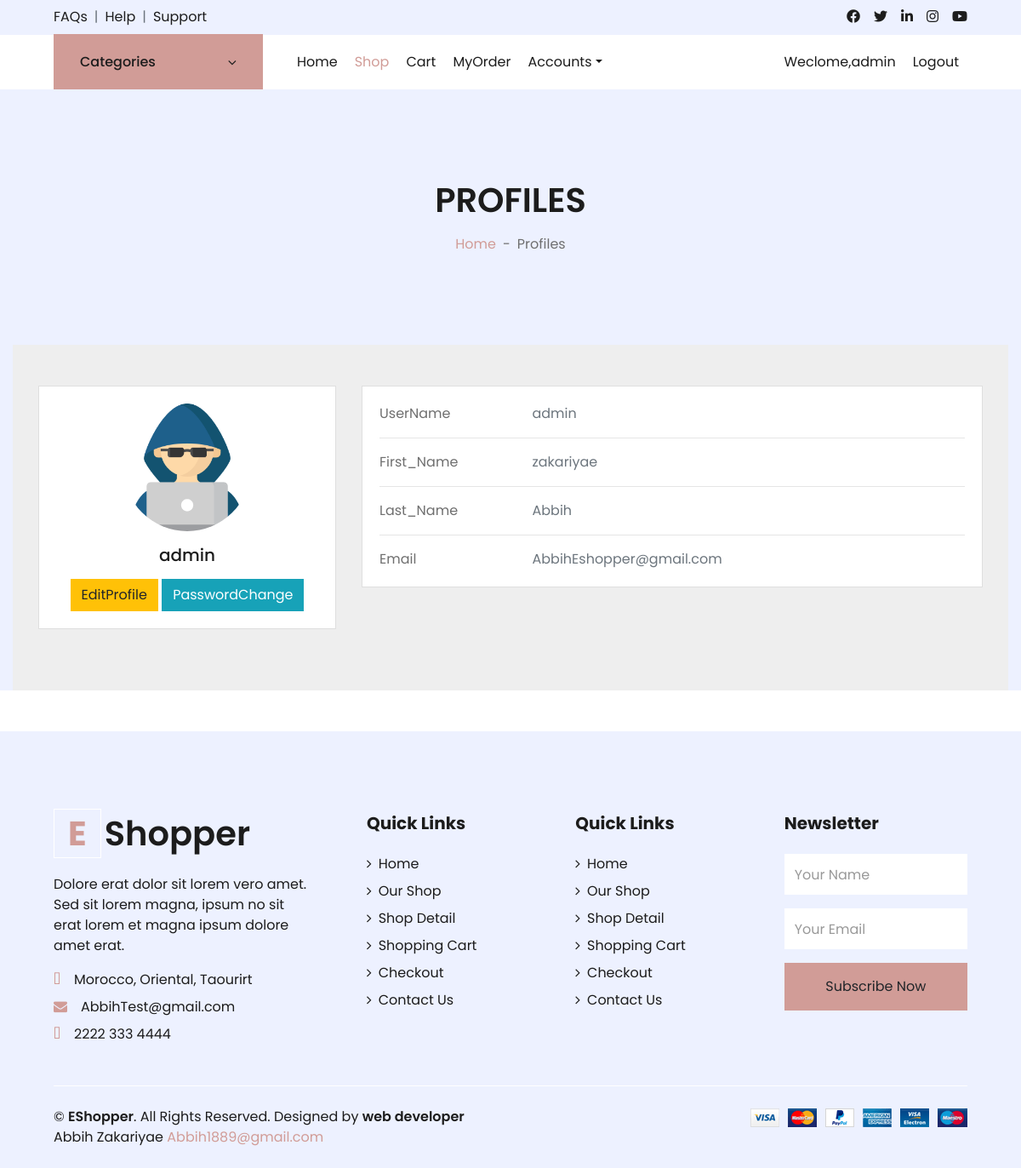
/Path_Profile/ (signed in), run on the app's committed database.
### Accounts/models.py (models this page shows, shortened)
class Profiles(models.Model):
    customer=models.OneToOneField(User,on_delete=models.CASCADE)
    photo=models.ImageField(upload_to='PhotoProfile')

### Accounts/views.py (the view)
    @login_required
    def PageProfile(request):
        pro=get_object_or_404(Profiles,customer=request.user)
        return render(request, template_name="Profile/profiles.html",context={"pro":pro})

### Product/models.py (called while the page is built)
    def __str__(self) -> str:
        return self.Name

### Product/product_context_processor.py (called while the page is built)
def get_categorys(request):
    category=Categorys.objects.all()
    return {"category":category}

### templates/Profile/profiles.html (shortened to what this page needs)
{%extends 'index.html'%}
{%block content%}
<div class="container-fluid bg-secondary mb-5">
    <div class="d-flex flex-column align-items-center justify-content-center" style="min-height: 300px">
        <h1 class="font-weight-semi-bold text-uppercase mb-3">Profiles</h1>
        <div class="d-inline-flex">
            <p class="m-0"><a href="">Home</a></p>
            <p class="m-0 px-2">-</p>
            <p class="m-0">Profiles</p>
        </div>
    </div>
    <section style="background-color: #eee;">
        <div class="container py-5">
          <div class="row">
            <div class="col-lg-4">
              <div class="card mb-4">
                <div class="card-body text-center">
                  <img src="{{pro.photo.url}}" alt="avatar"
                    class="rounded-circle img-fluid" style="width: 150px;">
                  <h5 class="my-3">{{pro.customer.username}}</h5>
                 <a  href="{% url 'Path_Edit_Profile'%}" class="btn btn-warning ;">EditProfile</a>
                 <a  href="{% url 'Path_Change_Passowrd'%}" class="btn btn-info ;">PasswordChange</a>
                </div>
              </div>
            </div>
            <div class="col-lg-8">
              <div class="card mb-4">
                <div class="card-body">
                  <div class="row">
                    <div class="col-sm-3">
                      <p class="mb-0">UserName</p>
                    </div>
                    <div class="col-sm-9">
                      <p class="text-muted mb-0">{{pro.customer.username}}</p>
                    </div>
                  </div>
                  <hr>
                  <div class="row">
                    <div class="col-sm-3">
                      <p class="mb-0">First_Name</p>
                    </div>
                    <div class="col-sm-9">
                      <p class="text-muted mb-0">{{pro.customer.first_name}}</p>
                    </div>
                  </div>
                  <hr>
                  <div class="row">
                    <div class="col-sm-3">
                      <p class="mb-0">Last_Name</p>
                    </div>
                    <div class="col-sm-9">
                      <p class="text-muted mb-0">{{pro.customer.last_name}}</p>
                    </div>
                  </div>
                  <hr>
                  <div class="row">
                    <div class="col-sm-3">
                      <p class="mb-0">Email</p>
                    </div>
                    <div class="col-sm-9">
                      <p class="text-muted mb-0">{{pro.customer.email}}</p>
                    </div>
                  </div>
            </div>
          </div>
        </div>
    </section>
</div>
{%endblock%}

### templates/include/nav.html (shortened to what this page needs)
<div class="container-fluid">
    <div class="row border-top px-xl-5">
        <div class="col-lg-3 d-none d-lg-block">
            <a class="btn shadow-none d-flex align-items-center justify-content-between bg-primary text-white w-100" data-toggle="collapse" href="#navbar-vertical" style="height: 65px; margin-top: -1px; padding: 0 30px;">
                <h6 class="m-0">Categories</h6>
                <i class="fa fa-angle-down text-dark"></i>
            </a>
        </div>
        <div class="col-lg-9">
            {%  if  request.user.is_authenticated and not request.user.is_anonymous%}
            <nav class="navbar navbar-expand-lg bg-light navbar-light py-3 py-lg-0 px-0">
                <div class="collapse navbar-collapse justify-content-between" id="navbarCollapse">
                    <div class="navbar-nav mr-auto py-0">
                        <a href="{%url 'Path_Home'%}" class="nav-item nav-link">Home</a>
                        <a href="{%url 'Path_Shop'%}" class="nav-item nav-link active">Shop</a>
                        <a href="{%url 'Path_Cart'%}" class="nav-item nav-link">Cart</a>
                        <a href="{% url 'Path_Order'%}" class="nav-item nav-link">MyOrder</a>
                        <div class="nav-item dropdown">
                            <a href="#" class="nav-link dropdown-toggle" data-toggle="dropdown">Accounts</a>
                        </div>
                    </div>
                    <div class="navbar-nav ml-auto py-0">
                        <a  href="#" class="nav-item nav-link">Weclome,{{user.username}}</a>
                        <a href="{%url 'Path_Logout'%}" class="nav-item nav-link">Logout</a>
                    </div>
                </div>
            </nav>
            {%endif%}
        </div>
    </div>
</div>

### data on the page
Profiles: photo (picture), customer.username "admin", customer.first_name "zakariyae", customer.last_name "Abbih", customer.email "AbbihEshopper@gmail.com"

### other printed values
{{ user.username }} "admin"
